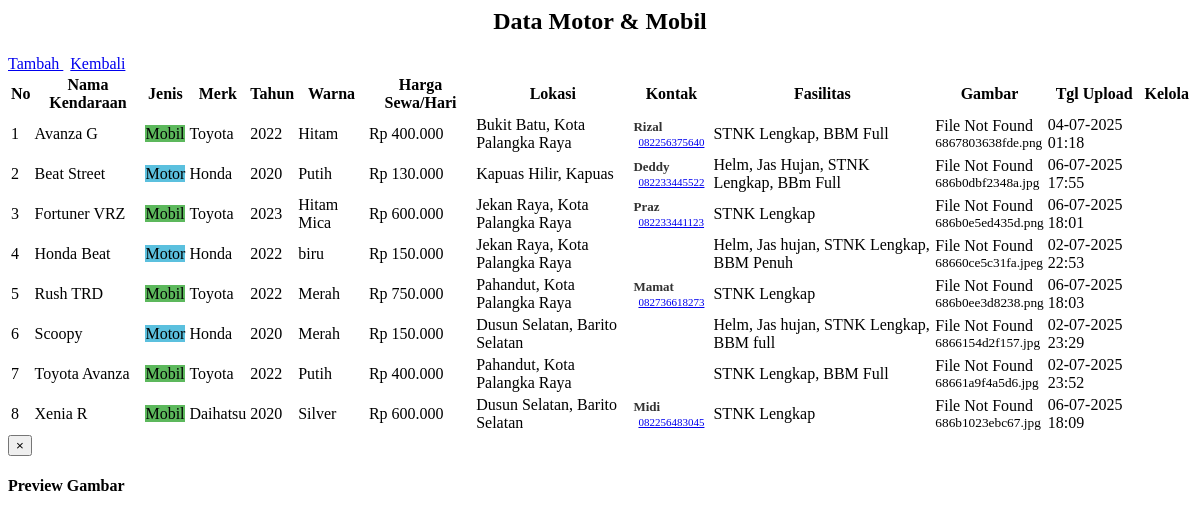
/admin/sewa/tabel_sewa.php, run on the app's committed database.
### tables this page shows
CREATE TABLE `tb_motor` (
  `id_motor` int(11) NOT NULL,
  `nama_motor` varchar(100) NOT NULL,
  `jenis_kendaraan` enum('Motor','Mobil') NOT NULL,
  `merk` varchar(50) NOT NULL,
  `tahun` year(4) NOT NULL,
  `warna` varchar(30) NOT NULL,
  `harga_sewa` decimal(10,2) NOT NULL,
  `kecamatan` varchar(50) NOT NULL,
  `kabupaten` varchar(50) NOT NULL,
  `provinsi` varchar(50) NOT NULL,
  `fasilitas` text DEFAULT NULL,
  `gambar` varchar(255) DEFAULT NULL,
  `tanggal_upload` timestamp NOT NULL DEFAULT current_timestamp(),
  `nama_kontak` varchar(100) NOT NULL,
  `no_telepon` varchar(20) NOT NULL
);

### admin/sewa/tabel_sewa.php (the view, shortened to what this page needs)
<?php
include "inc/koneksi.php";
?>
<section class="content-header">
    <h1 style="text-align:center;">Data Motor & Mobil</h1>
</section>
<section class="content">
    <div class="box box-primary">
        <div class="box-header with-border">
            <a href="?page=MyApp/add_sewa" class="btn btn-primary">
                <i class="glyphicon glyphicon-plus"></i> Tambah
            </a>
            <a href="?page=MyApp/data_sewa" class="btn btn-warning" style="margin-left:7px;">
                <i class="fa fa-arrow-left"></i> Kembali
            </a>
        </div>
        <div class="box-body">
            <div class="table-responsive">
                <table id="example1" class="table table-bordered table-striped">
                    <thead>
                        <tr>
                            <th>No</th>
                            <th>Nama Kendaraan</th>
                            <th>Jenis</th>
                            <th>Merk</th>
                            <th>Tahun</th>
                            <th>Warna</th>
                            <th>Harga Sewa/Hari</th>
                            <th>Lokasi</th>
                            <th>Kontak</th>
                            <th>Fasilitas</th>
                            <th>Gambar</th>
                            <th>Tgl Upload</th>
                            <th>Kelola</th>
                        </tr>
                    </thead>
                    <tbody>
                        <?php
                        $no = 1;
                        $sql = $koneksi->query("SELECT * FROM tb_motor ORDER BY nama_motor ASC");
                        while ($data = $sql->fetch_assoc()) {
                            $lokasi = htmlspecialchars("{$data['kecamatan']}, {$data['kabupaten']}");
                            $harga = number_format($data['harga_sewa'], 0, ',', '.');
                            $tglUp = isset($data['tanggal_upload']) ? date('d-m-Y H:i', strtotime($data['tanggal_upload'])) : '-';
                            $gambarArray = !empty($data['gambar']) ? explode(',', $data['gambar']) : [];
                            $gambarPertama = !empty($gambarArray[0]) ? trim($gambarArray[0]) : '';
                            $namaKontak = isset($data['nama_kontak']) ? htmlspecialchars($data['nama_kontak']) : '-';
                            $noTelepon = isset($data['no_telepon']) ? htmlspecialchars($data['no_telepon']) : '-';
                        ?>
                        <tr>
                            <td><?= $no++; ?></td>
                            <td><?= htmlspecialchars($data['nama_motor']); ?></td>
                            <td>
                                <span class="label <?= $data['jenis_kendaraan'] == 'Motor' ? 'label-info' : 'label-success'; ?>">
                                    <?= htmlspecialchars($data['jenis_kendaraan']); ?>
                                </span>
                            </td>
                            <td><?= htmlspecialchars($data['merk']); ?></td>
                            <td><?= htmlspecialchars($data['tahun']); ?></td>
                            <td><?= htmlspecialchars($data['warna']); ?></td>
                            <td>Rp <?= $harga; ?></td>
                            <td style="max-width: 200px; word-wrap: break-word;"><?= $lokasi; ?></td>
                            <td style="max-width: 150px;">
                                <div class="contact-info">
                                    <strong><?= $namaKontak; ?></strong><br>
                                    <?php if ($noTelepon !== '-'): ?>
                                        <a href="https://wa.me/<?= str_replace(['+', '-', ' ', '(', ')'], '', $noTelepon); ?>"
                                           target="_blank"
                                           class="btn btn-success btn-xs"
                                           title="Chat WhatsApp">
                                            <i class="fa fa-whatsapp"></i> <?= $noTelepon; ?>
                                        </a>
                                    <?php else: ?>
                                        <span class="text-muted">No Contact</span>
                                    <?php endif; ?>
                                </div>
                            </td>
                            <td>
                                <?php
                                $fasilitas = htmlspecialchars($data['fasilitas']);
                                echo strlen($fasilitas) > 50 ? substr($fasilitas, 0, 50) . '...' : $fasilitas;
                                ?>
                            </td>
                            <td>
                                <?php if (!empty($gambarPertama)): ?>
                                    <?php
                                    $pathUploads = "uploads/" . $gambarPertama;
                                    $pathGambar = "gambar/" . $gambarPertama;
                                    if (file_exists($pathUploads)) {
                                        $imagePath = $pathUploads;
                                    } elseif (file_exists($pathGambar)) {
                                        $imagePath = $pathGambar;
                                    } else {
                                        $imagePath = false;
                                    }
                                    ?>
                                    <?php if ($imagePath): ?>
                                        <img src="<?= $imagePath; ?>"
                                             alt="<?= htmlspecialchars($data['nama_motor']); ?>"
                                             style="width: 60px; height: 40px; object-fit: cover; cursor: pointer;"
                                             class="img-thumbnail"
                                             onclick="showImageModal('<?= $imagePath; ?>', '<?= htmlspecialchars($data['nama_motor']); ?>')">
                                    <?php else: ?>
                                        <span class="text-muted">File Not Found</span>
                                        <br><small class="text-danger"><?= $gambarPertama; ?></small>
                                    <?php endif; ?>
                                <?php else: ?>
                                    <span class="text-muted">No Image</span>
                                <?php endif; ?>
                            </td>
                            <td><?= $tglUp; ?></td>
                            <td>
                            </td>
                        </tr>
                        <?php } ?>
                    </tbody>
                </table>
            </div>
        </div>
    </div>
</section>
<div class="modal fade" id="imageModal" tabindex="-1" role="dialog">
    <div class="modal-dialog" role="document">
        <div class="modal-content">
            <div class="modal-header">
                <button type="button" class="close" data-dismiss="modal">&times;</button>
                <h4 class="modal-title" id="imageModalTitle">Preview Gambar</h4>
            </div>
        </div>
    </div>
</div>

### admin/sewa/tabel_sewa.php (style rules this page uses)
.label-info { background-color: #5bc0de; }
.label-success { background-color: #5cb85c; }
.contact-info { font-size: 12px; line-height: 1.3; }
.contact-info strong { color: #333; font-size: 13px; }
.btn-xs { padding: 1px 5px; font-size: 11px; line-height: 1.2; }

### data on the page
tb_motor: nama_motor "Avanza G", jenis_kendaraan "Mobil", merk "Toyota", tahun "2022", warna "Hitam", harga_sewa "400.000", lokasi "Bukit Batu, Kota Palangka Raya", nama_kontak "Rizal", no_telepon "082256375640", fasilitas "STNK Lengkap, BBM Full", gambar "6867803638fde.png", tanggal_upload "04-07-2025 01:18"
tb_motor: nama_motor "Beat Street", jenis_kendaraan "Motor", merk "Honda", tahun "2020", warna "Putih", harga_sewa "130.000", lokasi "Kapuas Hilir, Kapuas", nama_kontak "Deddy", no_telepon "082233445522", fasilitas "Helm, Jas Hujan, STNK Lengkap, BBm Full", gambar "686b0dbf2348a.jpg", tanggal_upload "06-07-2025 17:55"
tb_motor: nama_motor "Fortuner VRZ", jenis_kendaraan "Mobil", merk "Toyota", tahun "2023", warna "Hitam Mica", harga_sewa "600.000", lokasi "Jekan Raya, Kota Palangka Raya", nama_kontak "Praz", no_telepon "082233441123", fasilitas "STNK Lengkap", gambar "686b0e5ed435d.png", tanggal_upload "06-07-2025 18:01"
tb_motor: nama_motor "Honda Beat", jenis_kendaraan "Motor", merk "Honda", tahun "2022", warna "biru", harga_sewa "150.000", lokasi "Jekan Raya, Kota Palangka Raya", fasilitas "Helm, Jas hujan, STNK Lengkap, BBM Penuh", gambar "68660ce5c31fa.jpeg", tanggal_upload "02-07-2025 22:53"
tb_motor: nama_motor "Rush TRD", jenis_kendaraan "Mobil", merk "Toyota", tahun "2022", warna "Merah", harga_sewa "750.000", lokasi "Pahandut, Kota Palangka Raya", nama_kontak "Mamat", no_telepon "082736618273", fasilitas "STNK Lengkap", gambar "686b0ee3d8238.png", tanggal_upload "06-07-2025 18:03"
tb_motor: nama_motor "Scoopy", jenis_kendaraan "Motor", merk "Honda", tahun "2020", warna "Merah", harga_sewa "150.000", lokasi "Dusun Selatan, Barito Selatan", fasilitas "Helm, Jas hujan, STNK Lengkap, BBM full", gambar "6866154d2f157.jpg", tanggal_upload "02-07-2025 23:29"
tb_motor: nama_motor "Toyota Avanza", jenis_kendaraan "Mobil", merk "Toyota", tahun "2022", warna "Putih", harga_sewa "400.000", lokasi "Pahandut, Kota Palangka Raya", fasilitas "STNK Lengkap, BBM Full", gambar "68661a9f4a5d6.jpg", tanggal_upload "02-07-2025 23:52"
tb_motor: nama_motor "Xenia R", jenis_kendaraan "Mobil", merk "Daihatsu", tahun "2020", warna "Silver", harga_sewa "600.000", lokasi "Dusun Selatan, Barito Selatan", nama_kontak "Midi", no_telepon "082256483045", fasilitas "STNK Lengkap", gambar "686b1023ebc67.jpg", tanggal_upload "06-07-2025 18:09"
